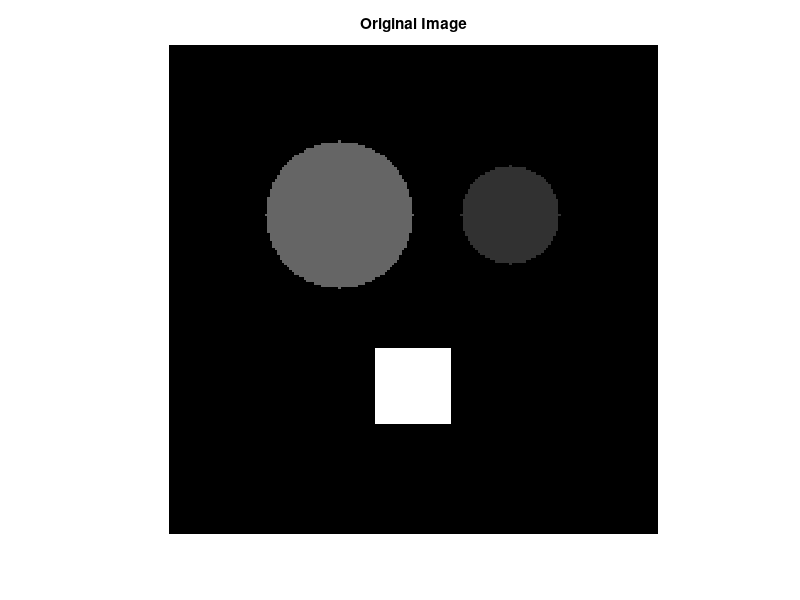
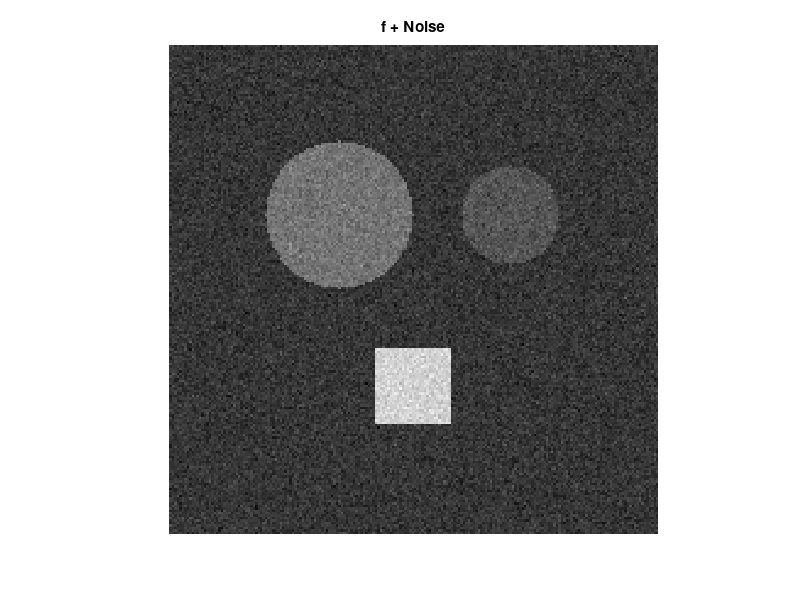
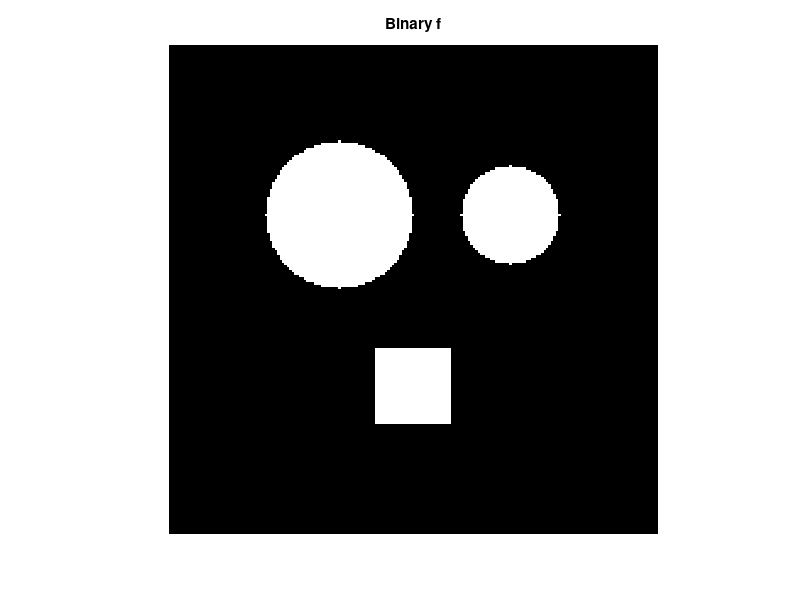

Source code (MATLAB) for these figures, in order: (Note: this script raises an error after producing the figures.)
clc;
clearvars -except xx yy f_n;
% clear;
close all;

f = 25.*ones(200,200);
%%%%%% Initial values
RR=[30 20 15];
xx_center = [70 70 140];
yy_center = [70 140 100];
incriment = [10 5 25];
%%%% Create Image

for i=1:3
    R = RR(i);
    x_center = xx_center(i);
    y_center = yy_center(i);
    
    %%% Create circles
    if i==1 || i==2
        temp_R = zeros(2*R+1,2*R+1);
        for m=-R:R
            for n=-R:R
                if sqrt(m^2 + n^2) <= R
                    temp_R(m+R+1,n+R+1) = incriment(i);
                end
            end
        end
        ff = zeros(200,200);
        ff(x_center-R:x_center+R,y_center-R:y_center+R) = temp_R;
        f = ff + f;
        
        %%%%%% Create Square
    else
        temp_R = incriment(i) .* ones(2*R+1,2*R+1);
        ff = zeros(200,200);
        ff(x_center-R:x_center+R,y_center-R:y_center+R) = temp_R;
        f = ff + f;
    end
end
figure,imshow(f,[]),title('Original Image');

%%%% Generate Noise
n=2*randn(200,200);
f_n=f+n;
figure,imshow(f_n,[]),title('f + Noise');

%%%%% Create Binary Image
f_Binary = zeros(200,200);
ind_1 = find(f==25);
ind_2 = find(f>25);
f_Binary(ind_1) = 0;
f_Binary(ind_2) = 1;
 figure,imshow(f_Binary,[]),title('Binary f');
[M,N] = size(f);

%%%%%%%%%%%%%%%%

%%%%%%%%%%%% A
% [yy,xx] = get_points(f_n);

alpha = 5; beta=25; gamma = 250; win_length = 7;
Kass_Method(f_n , yy , xx , alpha , beta , gamma , win_length);

%%%%%%%%%%%% B
Level_Set_Method(f)

%%%%%%%%%%% C
Morphology_Method(f_Binary)
% 
% %%%%%%%%%%%% D
f=imrotate(f_Binary,240,'bilinear','crop');
squre_Detection(f)



